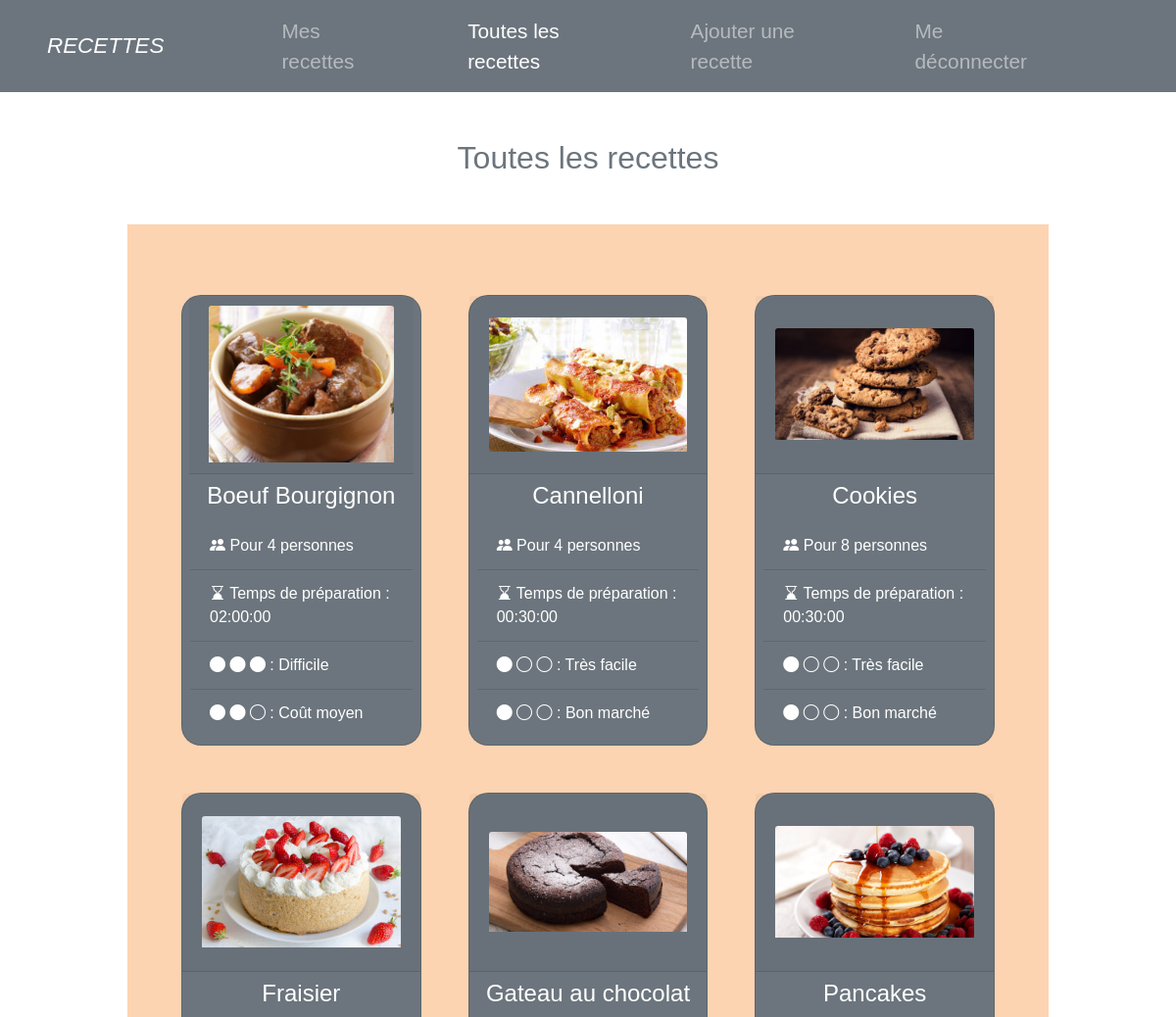
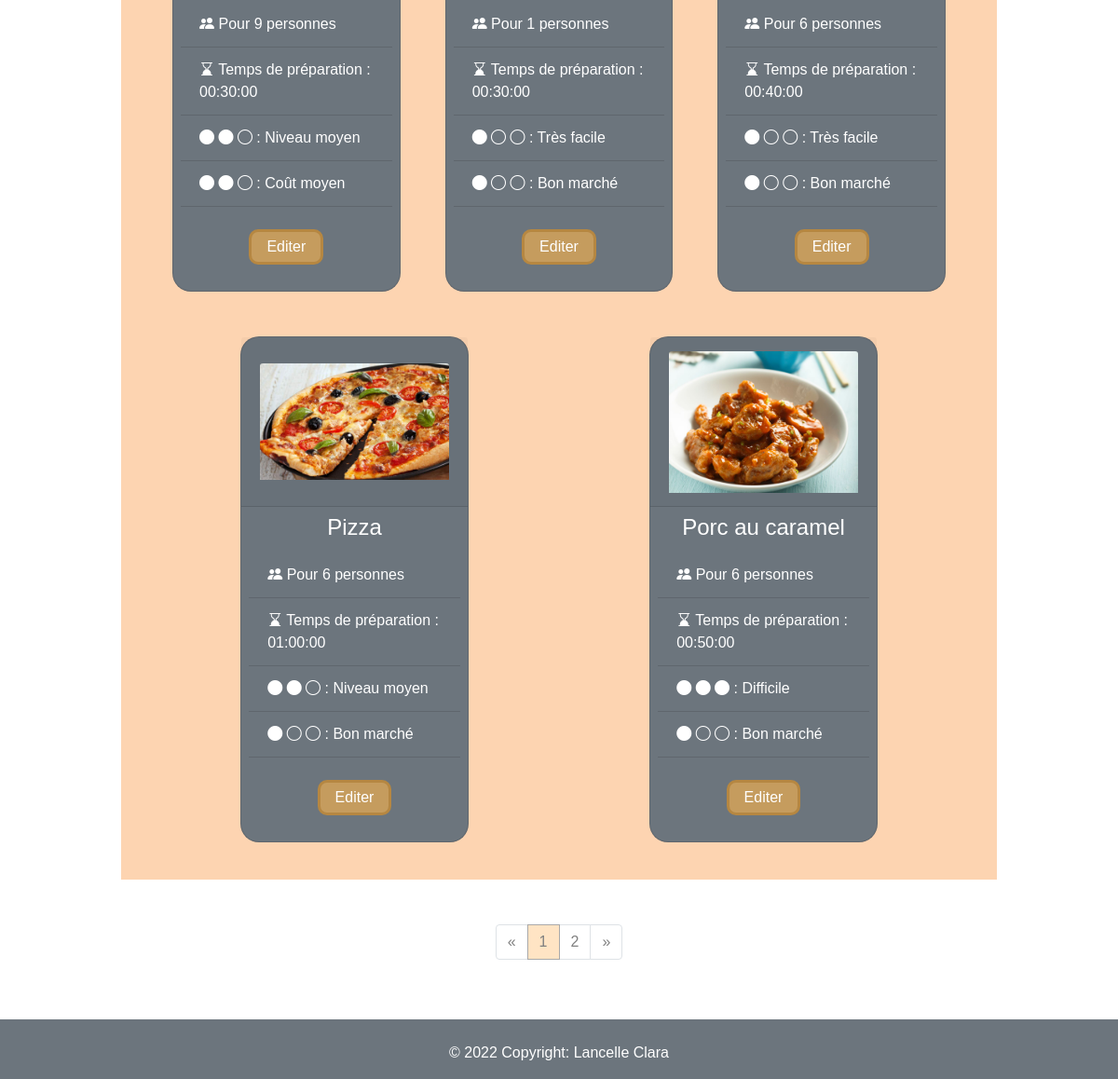
Page /all_recipes.php (signed in) on the committed database (2 pictures, top to bottom).
### tables this page shows
CREATE TABLE IF NOT EXISTS `picture` (
  `picture_id` int(11) NOT NULL AUTO_INCREMENT,
  `recipe_id` int(11) NOT NULL,
  `name` varchar(255) NOT NULL,
  PRIMARY KEY (`picture_id`),
  UNIQUE KEY `link` (`name`),
  KEY `recipe_id` (`recipe_id`)
);

CREATE TABLE IF NOT EXISTS `recipe` (
  `recipe_id` int(11) NOT NULL AUTO_INCREMENT,
  `recipe_title` varchar(100) NOT NULL,
  `guest_number` int(11) NOT NULL,
  `setup_time` time NOT NULL,
  `level` varchar(50) NOT NULL,
  `price` varchar(50) NOT NULL,
  `author_id` int(11) NOT NULL,
  PRIMARY KEY (`recipe_id`),
  KEY `author_id` (`author_id`)
);

### includes/function_all_recipes.php (called while the page is built, shortened)
<?php
function get_all_recipes($current_page){
    try {
        $dbco = getConnexion();
        $sql = $dbco->prepare("
            SELECT COUNT(*) AS recipe_nb
            FROM recipe");
            $sql->execute();
            $result= $sql->fetch();
        $recipes_nb = (int) $result['recipe_nb'];
        $parPage = 8;
        $pages_nb = ceil($recipes_nb / $parPage);
        $first = ($current_page * $parPage) - $parPage;
        $sth = $dbco->prepare("
            SELECT picture.*, recipe.*
            FROM picture
            INNER JOIN recipe ON recipe.recipe_id = picture.recipe_id
            ORDER BY recipe.recipe_title ASC
            LIMIT :first, :parpage
            ");
            $sth -> bindParam(':first',$first,PDO::PARAM_INT);
            $sth -> bindParam(':parpage',$parPage,PDO::PARAM_INT);
            $sth->execute();
            $recipes= $sth->fetchAll();
    }catch(PDOException $e){
        $e->getMessage();
    }
    return [
        'recipes'=>$recipes,
        'recipes_nb'=>$recipes_nb,
        'pages_nb'=>$pages_nb,
        'first'=>$first,
    ];
}
?>

### all_recipes.php (the view, shortened to what this page needs)
<?php
if(isset($_GET['page']) && !empty($_GET['page'])){
    $current_page_nb = (int) strip_tags($_GET['page']);
}else{
    $current_page_nb = 1;
}
    include "includes/function_all_recipes.php";
    $user_id = $_SESSION['id'];
    $return = get_all_recipes($current_page_nb);
    $pages = $return['pages_nb'];
    $recipes = $return['recipes'];
?>
<!DOCTYPE html>
<html lang="en" >
<head>
  <link rel="stylesheet" href="https://cdn.jsdelivr.net/npm/bootstrap-icons@1.8.3/font/bootstrap-icons.css">
  <link
  rel="stylesheet"
  href="https://stackpath.bootstrapcdn.com/bootstrap/4.4.1/css/bootstrap.min.css"
  >
  <link rel="stylesheet" href="http://localhost/TD_RECIPES/includes/style/nav_foot.css">
  <link rel="stylesheet" href="http://localhost/TD_RECIPES/includes/style/s_all_recipes.css">
</head>
<body>
    <header>
    <?php $current_page = "all"; ?>
        <?php include "includes/navbar.php" ?>
    </header>
    <div class="container col-12 col-lg-10 justify-content-center">
        <div class="col col-12 justify-self-center m-auto pb-5">
            <h2 class="text-center py-lg-5 py-3 m-0 text-secondary">Toutes les recettes</h2>
            <div class="row col-12 m-auto">
                <div class="card-group pt-5 p-3 justify-content-center m-auto">
            <?php
                $i = 0;
                foreach($recipes as $recipe => $array){?>
                <div class="col col-12 col-md-6 col-xl-4 justify-self-center justify-content-center p-3 p-md-4 m-auto">
                    <div class="card bg-secondary m-auto">
                        <div class="card-header m-auto d-flex align-items-center">
                        <?php
                            echo '<img src="http://localhost/TD_RECIPES/Pictures/'.$array['name'].'" class="card-img-top" alt="image">';
                        ?>
                        </div>
                        <div class="card-body p-2">
                        <?php
                            echo '<h4 class="card-title text-center">'.ucfirst($array['recipe_title']).'</h4>';
                            ?>
                            <div id="<?php echo 'drop-collapse'.$i;?>" class="collapse d-lg-block">
                                <?php
                                    echo
                                    '<ul class="list-group list-group-flush bg-secondary">
                                        <li class="list-group-item bg-secondary"><i class="bi bi-people-fill"></i> Pour '.$array['guest_number'].' personnes </li>
                                        <li class="list-group-item bg-secondary"> <i class="bi bi-hourglass-bottom"></i> Temps de préparation : '.$array['setup_time'].'</li>
                                        <li class="list-group-item bg-secondary">';
                                        if($array['level']=='faible'){
                                            echo
                                                '<i class="bi bi-circle-fill"></i>
                                                <i class="bi bi-circle"></i>
                                                <i class="bi bi-circle"></i>
                                                : Très facile';
                                        }
                                        if($array['level']=='moyen'){
                                            echo
                                                '<i class="bi bi-circle-fill"></i>
                                                <i class="bi bi-circle-fill"></i>
                                                <i class="bi bi-circle"></i>
                                                : Niveau moyen';
                                        }
                                        if($array['level']=='élevé'){
                                            echo
                                                '<i class="bi bi-circle-fill"></i>
                                                <i class="bi bi-circle-fill"></i>
                                                <i class="bi bi-circle-fill"></i>
                                                : Difficile ';
                                        }
                                        echo
                                        '</li>
                                        <li class="list-group-item bg-secondary">';
                                        if($array['price']=='faible'){
                                            echo
                                                '<i class="bi bi-circle-fill"></i>
                                                <i class="bi bi-circle"></i>
                                                <i class="bi bi-circle"></i>
                                                : Bon marché';
                                        }
                                        if($array['price']=='moyen'){
                                            echo
                                                '<i class="bi bi-circle-fill"></i>
                                                <i class="bi bi-circle-fill"></i>
                                                <i class="bi bi-circle"></i>
                                                : Coût moyen';
                                        }
                                     ?>
                                     </ul>
                                <?php
                                if($user_id == $array['author_id']){?>
                                <div class="card-body pt-4 p-m-auto text-center">
                                    <form action="http://localhost/TD_RECIPES/edit_recipes.php" method="get" enctype="multipart/form-data" >
                                        <button class="edit p-1 px-3" type="submit" name="edit_btn" <?php echo 'value="'.$array['recipe_id'].'"'; ?>>Editer</button>
                                    </form>
                                    </div>
                            <?php }
                            $i++;
                            ?>
                        </div>
                    </div>
                </div>
            </div>
        <?php } ?>
        </div>
    </div>
        <ul class="pagination justify-content-center pt-5">
            <li class="page-item <?= ($current_page_nb == 1) ? "disabled" : "" ?>">
                <a class="page-link text-secondary" href="all_recipes.php/?page=<?= $current_page_nb - 1 ?>" aria-label="Previous" >
                <span aria-hidden="true">&laquo;</span>
            </a>
            </li>
            <?php for($page = 1; $page <= $pages; $page++): ?>
            <li class="page-item <?= ($current_page_nb == $page) ? "active" : "" ?>">
                <a href="all_recipes.php/?page=<?= $page ?>" class="page-link"><?= $page ?></a>
            </li>
            <?php endfor ?>
            <li class="page-item <?= ($current_page_nb == $pages) ? "disabled" : "" ?>">
            <a class="page-link text-secondary" href="all_recipes.php//?page=<?= $current_page_nb + 1 ?>" aria-label="Next">
                <span aria-hidden="true">&raquo;</span>
            </a>
            </li>
        </ul>
    </div>
</div>
<?php include "includes/footer.php" ?>
</body>
 </html>

### includes/navbar.php (shortened to what this page needs)
<nav class="navbar navbar-expand-lg navbar-dark sticky-top px-5 bg-secondary">
    <a class="navbar-brand" href="#" >RECETTES</a>
  <div class="collapse navbar-collapse" id="navbarSupportedContent">
    <ul class="navbar-nav mr-auto mx-lg-5">
    <?php
        if(!empty($_SESSION['id'])){
    ?>
        <li class="nav-item px-lg-5">
            <a class="nav-link" <?php echo $current_page == "my" ? 'style=" text-decoration: none;color:white;" ': 'style="text-decoration: none;"' ;?> href="http://localhost/TD_RECIPES/my_recipes.php">Mes recettes</a>
        </li>
        <li class="nav-item px-lg-5">
            <a class="nav-link" <?php echo $current_page == "all" ? 'style=" text-decoration: none;color:white;" ': 'style="text-decoration: none;"' ;?> href="http://localhost/TD_RECIPES/all_recipes.php/?page=1">Toutes les recettes</a>
        </li>
        <li class="nav-item px-lg-5">
            <a class="nav-link" <?php echo $current_page == "add" ? 'style=" text-decoration: none;color:white;" ': 'style="text-decoration: none;"' ;?>  href="http://localhost/TD_RECIPES/add_recipe.php">Ajouter une recette</a>
        </li>
        <li class="nav-item px-lg-5">
            <a class="nav-link"  <?php echo $current_page == "out" ? 'style=" text-decoration:none;color:white;" ': 'style="text-decoration: none;"' ;?> href="http://localhost/TD_RECIPES/logout.php" >Me déconnecter</a>
        </li>
      <?php }?>
    </ul>
  </div>
</nav>

### includes/footer.php
<footer class="bg-secondary m-0 text-center text-white w-100 pt-2 pb-0">
    <div class="footer w-100 text-center p-3">
        © 2022 Copyright:
        Lancelle Clara
    </div>
</footer>

### includes/style/nav_foot.css (style rules this page uses)
.navbar-brand { font-size:1.4rem; font-style:italic; }
.navbar-nav { font-size:1.3rem; }
footer { bottom: 0 !important; }

### includes/style/s_all_recipes.css (style rules this page uses)
html { background-color:rgba(253, 196, 162, 0.3); }
body { margin:0px; font-family: arial; }
.row { background-color: rgba(250, 147, 62, 0.4); }
.card { max-width:25rem;color:white;border-radius:20px; }
.card-img-top { max-height:160px; }
.card-header { height:182px; }
button.edit { background-color: rgb(197, 156, 94); color:white; border-radius:10px; border : solid rgb(182, 135, 65); }
li.page-item.active a.page-link { background-color: bisque!important; border-color: darkgrey!important; color:grey!important; }
a.page-link { color:grey!important; }

### rows in the picture
picture: name (picture), recipe.recipe_title "Boeuf Bourgignon", recipe.guest_number "4", recipe.setup_time "02:00:00", shows ": Difficile", shows ": Coût moyen"
picture: name (picture), recipe.recipe_title "Cannelloni", recipe.guest_number "4", recipe.setup_time "00:30:00", shows ": Très facile", shows ": Bon marché"
picture: name (picture), recipe.recipe_title "Cookies", recipe.guest_number "8", recipe.setup_time "00:30:00", shows ": Très facile", shows ": Bon marché"
picture: name (picture), recipe.recipe_title "Fraisier", recipe.guest_number "9", recipe.setup_time "00:30:00", shows ": Niveau moyen", shows ": Coût moyen"
picture: name (picture), recipe.recipe_title "Gateau au chocolat", recipe.guest_number "1", recipe.setup_time "00:30:00", shows ": Très facile", shows ": Bon marché"
picture: name (picture), recipe.recipe_title "Pancakes", recipe.guest_number "6", recipe.setup_time "00:40:00", shows ": Très facile", shows ": Bon marché"
picture: name (picture), recipe.recipe_title "Pizza", recipe.guest_number "6", recipe.setup_time "01:00:00", shows ": Niveau moyen", shows ": Bon marché"
picture: name (picture), recipe.recipe_title "Porc au caramel", recipe.guest_number "6", recipe.setup_time "00:50:00", shows ": Difficile", shows ": Bon marché"
